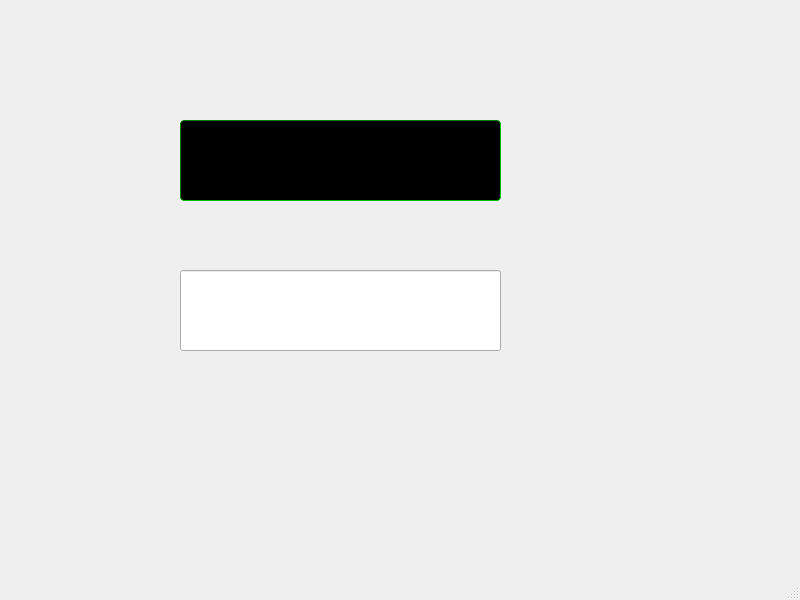
<?xml version="1.0" encoding="UTF-8"?>
<ui version="4.0">
 <class>MainWindow</class>
 <widget class="QMainWindow" name="MainWindow">
  <property name="geometry">
   <rect>
    <x>0</x>
    <y>0</y>
    <width>800</width>
    <height>600</height>
   </rect>
  </property>
  <property name="windowTitle">
   <string>MainWindow</string>
  </property>
  <property name="styleSheet">
   <string notr="true">#lineEdit
{
    /*边框样式*/
	border-width: 1px; 
    border-radius: 4px;
	border-color:  green;
	border-style: inset;

   font-size:24px;
	
    /*上下0   左右8*/
    padding: 0 8px;

    /*文字颜色*/
	color: #FFFFFF;
    /*背景颜色*/
	background:#000000;

    /*选中背景色*/
	selection-background-color:#007b50;
	/*选中的文字颜色*/
    selection-color: yellow;

     /*只读*/
     qproperty-readOnly:true;
}


/*伪状态选择器， 控件只读的状态*/
#lineEdit:read-only {
    border-color: rgb(58, 58, 58);
    background: gray;
}



/*设置字体颜色大小*/
QLineEdit[echoMode=&quot;2&quot;]
{   
	color: rgb(255, 0, 0);  
    font-size:50pt;  
   border-color: rgb(255, 0, 0);
}


/*设置密码字符*/
QLineEdit
{    
    lineedit-password-character:9992;
    lineedit-password-mask-delay: 1000 ;  
}




</string>
  </property>
  <widget class="QWidget" name="centralwidget">
   <widget class="QLineEdit" name="lineEdit">
    <property name="geometry">
     <rect>
      <x>180</x>
      <y>120</y>
      <width>321</width>
      <height>81</height>
     </rect>
    </property>
   </widget>
   <widget class="QLineEdit" name="lineEdit_2">
    <property name="geometry">
     <rect>
      <x>180</x>
      <y>270</y>
      <width>321</width>
      <height>81</height>
     </rect>
    </property>
   </widget>
  </widget>
  <widget class="QMenuBar" name="menubar">
   <property name="geometry">
    <rect>
     <x>0</x>
     <y>0</y>
     <width>800</width>
     <height>26</height>
    </rect>
   </property>
  </widget>
  <widget class="QStatusBar" name="statusbar"/>
 </widget>
 <resources/>
 <connections/>
</ui>
